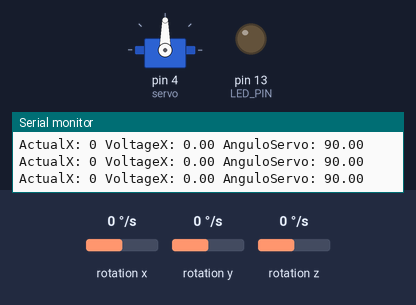
A sketch run on a simulated Arduino Uno, built with avr-gcc and run on an emulated ATmega328P. Shown: servo, output pins drawn as LEDs (lit = HIGH), the last lines printed to the serial monitor. Wiring (inferred from the names in the program): ITG-3200 gyroscope at I2C address 0x68. The inputs (shaded band) are chosen by the test bench; at power-on: rotation x 0 °/s, rotation y 0 °/s, rotation z 0 °/s.

Above: at 1.2 s.
1.3 s: rotation x set to -100 °/s
At 2.6 s:
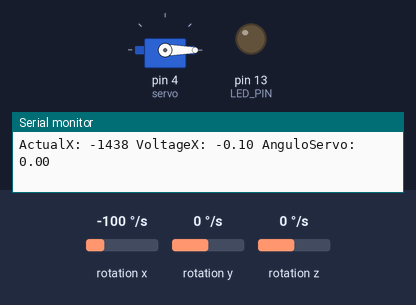
3.3 s: rotation x set to 100 °/s
At 4.7 s:
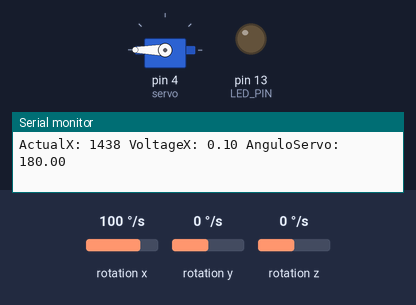
5.8 s: rotation x set to -4 °/s
At 7.67 s:
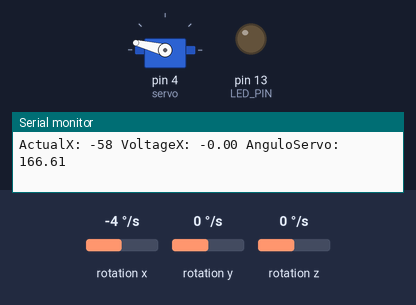
8.8 s: rotation x set to -192 °/s
Timing chart, 0 to 11.7 s (numbered marks = the images above; inputs shaded):
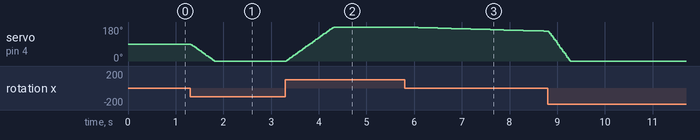

The sketch:

gyroservo.ino
```cpp
#include "Wire.h"
#include "Servo.h"

#include "I2Cdev.h"
#include "ADXL345.h"
#include "HMC5883L.h"
#include "ITG3200.h"

#define LED_PIN 13 // (Arduino is 13, Teensy is 6)
#define SENS 131072
#define MIN 100

#define GYRO_SENS 14375 // LSB per º/sec

HMC5883L mag;
ITG3200 gyro;
ADXL345 accel;

int16_t ax, ay, az;
int16_t mx, my, mz;
int16_t gx, gy, gz;

int16_t ref_ax, ref_ay, ref_az;
int16_t ref_mx, ref_my, ref_mz;
int16_t ref_gx, ref_gy, ref_gz;

float dif_ax, dif_ay, dif_az;
float dif_mx, dif_my, dif_mz;
float dif_gx, dif_gy, dif_gz;

Servo servo;
float angle = 90;


unsigned long time_1=0;
unsigned long time_2=0;

void setup(){
  Wire.begin();
  servo.attach(4);
  servo.write(angle);
    // initialize serial communication
    // (38400 chosen because it works as well at 8MHz as it does at 16MHz, but
    // it's really up to you depending on your project)
    Serial.begin(38400);

    // configure LED for output
    pinMode(LED_PIN, OUTPUT);

    // initialize device
    Serial.println("Initializing I2C devices...");

    // verify connection
    Serial.println("Testing device connections...");
    accel.initialize();
    Serial.println(accel.testConnection() ? "ADXL345 connection successful" : "ADXL345 connection failed");


    mag.initialize();
    Serial.println(mag.testConnection() ? "HMC5883L connection successful" : "HMC5883L connection failed");

    gyro.initialize();
    Serial.println(gyro.testConnection() ? "ITG3200 connection successful" : "ITG3200 connection failed");

}

void getDataGyro(){

    float v_gx, v_gy, v_gz;

    time_1 = time_2;
    gyro.getRotation(&gx, &gy, &gz);
    time_2 = micros();
    v_gx = (float)gx/GYRO_SENS;

    //angle = (float)angle+v_gx*180;
    angle=angle+v_gx*180*((float)time_2-(float)time_1)/100000;

    if(angle>=180) angle = 180;
    else if (angle<0) angle = 0;
      Serial.print("ActualX: ");
      Serial.print(gx); Serial.print(" ");

      Serial.print("VoltageX: ");
      Serial.print(v_gx); Serial.print(" ");

      Serial.print("AnguloServo: ");
      servo.write(angle);
      Serial.print(angle); Serial.println(" ");

      ref_gx = gx;
      ref_gy = gy;
      ref_gz = gz;
}

void loop() {

    // getDataAccel();
     getDataGyro();
    // getDataMag();

    //delay(500);
}
```

Measured:
- after the input at 1.3 s, servo on pin 4 (servo): moves from 90° to 0° over 0.49 s, starting at once
- after the input at 3.3 s, servo on pin 4 (servo): moves from 0° to 180° over 1.0 s, starting at once
- after the input at 5.8 s, servo on pin 4 (servo): moves from 180° to 158° over 2.9 s, starting at once
